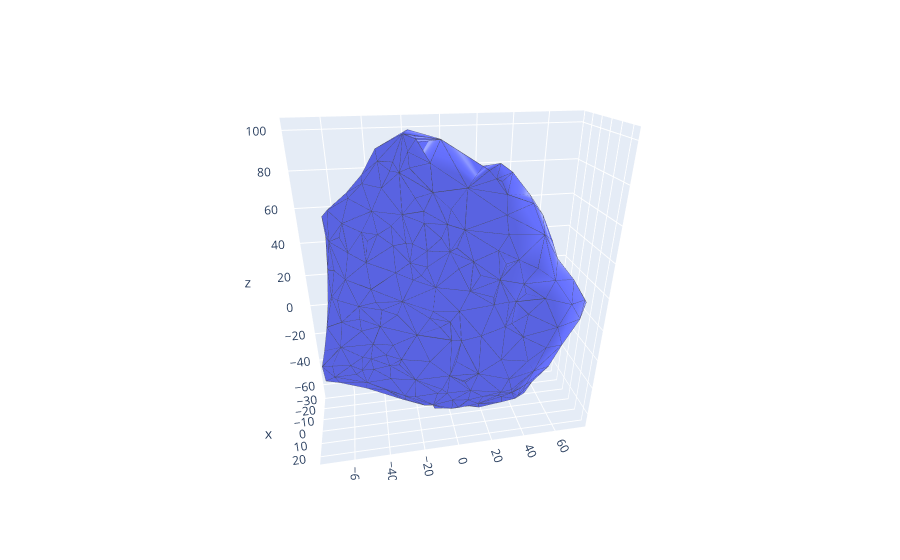

The code cell stored with this chart in its notebook:
### Code cell
import trimesh

mesh_id = 74
plot_hull = fin_surf_list[mesh_id]
plot_hull = trimesh.smoothing.filter_laplacian(plot_hull, iterations=1)

tri_points = plot_hull.vertices[plot_hull.faces]

#extract the lists of x, y, z coordinates of the triangle vertices and connect them by a line
Xe = []
Ye = []
Ze = []
for T in tri_points:
    Xe.extend([T[k%3][0] for k in range(4)]+[ None])
    Ye.extend([T[k%3][1] for k in range(4)]+[ None])
    Ze.extend([T[k%3][2] for k in range(4)]+[ None])
    
       
#define the trace for triangle sides
fig = go.Figure()
lines = go.Scatter3d(
                   x=Ze,
                   y=Ye,
                   z=Xe,
                   mode='lines',
                   name='',
                   line=dict(color= 'rgb(70,70,70)', width=1)) 

lighting_effects = dict(ambient=0.9, diffuse=0.5, roughness = 0.9, specular=0.9, fresnel=0.9)
fig.add_trace(go.Mesh3d(x=plot_hull.vertices[:, 2], y=plot_hull.vertices[:, 1],z=plot_hull.vertices[:, 0], 
                        opacity=1, i=plot_hull.faces[:, 2], j=plot_hull.faces[:, 1], k=plot_hull.faces[:, 0],
                         lighting=lighting_effects))

fig.add_trace(lines)
fig.update_layout(template="plotly")

# fig.update_layout(
#             scene=dict(
#                 zaxis=dict(autorange="reversed")))

fig.show()

### Figure 1 — Plotly figure (JSON) as saved in the notebook; plotly's stock layout.template omitted (floating-point values rounded to 4 significant figures; data arrays with more than 128 entries replaced by an {"elided": "..."} marker saying what was removed)
{"data": [{"i": {"elided": "750 int values"}, "j": {"elided": "750 int values"}, "k": {"elided": "750 int values"}, "lighting": {"ambient": 0.9, "diffuse": 0.5, "fresnel": 0.9, "roughness": 0.9, "specular": 0.9}, "opacity": 1, "type": "mesh3d", "x": {"elided": "372 float values"}, "y": {"elided": "372 float values"}, "z": {"elided": "372 float values"}}, {"line": {"color": "rgb(70,70,70)", "width": 1}, "mode": "lines", "name": "", "type": "scatter3d", "x": {"elided": "3750 float values"}, "y": {"elided": "3750 float values"}, "z": {"elided": "3750 float values"}}], "layout": {"autosize": true, "scene": {"aspectmode": "auto", "aspectratio": {"x": 0.49, "y": 1.357, "z": 1.504}, "camera": {"center": {"x": 0, "y": 0, "z": 0}, "eye": {"x": 1.879, "y": -0.3513, "z": 1.017}, "projection": {"type": "perspective"}, "up": {"x": 0, "y": 0, "z": 1}}}}}
